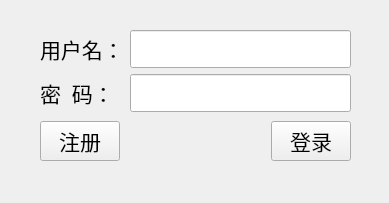
<?xml version="1.0" encoding="UTF-8"?>
<ui version="4.0">
 <class>Client</class>
 <widget class="QWidget" name="Client">
  <property name="geometry">
   <rect>
    <x>0</x>
    <y>0</y>
    <width>389</width>
    <height>203</height>
   </rect>
  </property>
  <property name="font">
   <font>
    <family>黑体</family>
   </font>
  </property>
  <property name="windowTitle">
   <string>Widget</string>
  </property>
  <widget class="QWidget" name="layoutWidget">
   <property name="geometry">
    <rect>
     <x>40</x>
     <y>30</y>
     <width>311</width>
     <height>131</height>
    </rect>
   </property>
   <layout class="QGridLayout" name="gridLayout">
    <item row="0" column="0">
     <layout class="QFormLayout" name="formLayout">
      <item row="0" column="0">
       <widget class="QLabel" name="label">
        <property name="font">
         <font>
          <pointsize>16</pointsize>
         </font>
        </property>
        <property name="text">
         <string>用户名：</string>
        </property>
       </widget>
      </item>
      <item row="0" column="1">
       <widget class="QLineEdit" name="username_LE">
        <property name="font">
         <font>
          <family>黑体</family>
          <pointsize>16</pointsize>
         </font>
        </property>
       </widget>
      </item>
      <item row="1" column="0">
       <widget class="QLabel" name="label_2">
        <property name="font">
         <font>
          <pointsize>16</pointsize>
         </font>
        </property>
        <property name="text">
         <string>密  码：</string>
        </property>
       </widget>
      </item>
      <item row="1" column="1">
       <widget class="QLineEdit" name="password_PB">
        <property name="font">
         <font>
          <pointsize>16</pointsize>
         </font>
        </property>
        <property name="echoMode">
         <enum>QLineEdit::Password</enum>
        </property>
       </widget>
      </item>
     </layout>
    </item>
    <item row="1" column="0">
     <layout class="QHBoxLayout" name="horizontalLayout">
      <item>
       <widget class="QPushButton" name="regist_PB">
        <property name="font">
         <font>
          <pointsize>16</pointsize>
         </font>
        </property>
        <property name="text">
         <string>注册</string>
        </property>
       </widget>
      </item>
      <item>
       <spacer name="horizontalSpacer">
        <property name="orientation">
         <enum>Qt::Horizontal</enum>
        </property>
        <property name="sizeHint" stdset="0">
         <size>
          <width>40</width>
          <height>20</height>
         </size>
        </property>
       </spacer>
      </item>
      <item>
       <widget class="QPushButton" name="login_PB">
        <property name="font">
         <font>
          <pointsize>16</pointsize>
         </font>
        </property>
        <property name="text">
         <string>登录</string>
        </property>
       </widget>
      </item>
     </layout>
    </item>
   </layout>
  </widget>
 </widget>
 <resources/>
 <connections/>
</ui>
